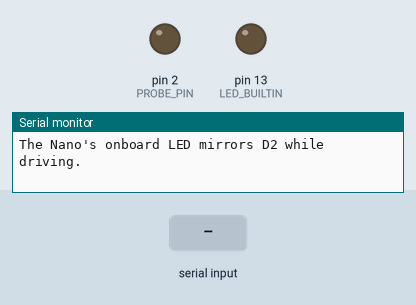
This sketch was run on a simulated Arduino Nano, built with avr-gcc and run on an emulated ATmega328P. On the bench: output pins drawn as LEDs (lit = HIGH), the last lines printed to the serial monitor. Dashed ring = blinking. Inputs (shaded band) come from the test bench.

Above: at 1.2 s.
1.3 s: "b\n" received over Serial
At 1.7 s:
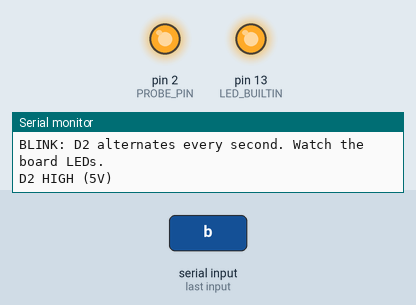
4.3 s: "s\n" received over Serial
At 5.2 s:
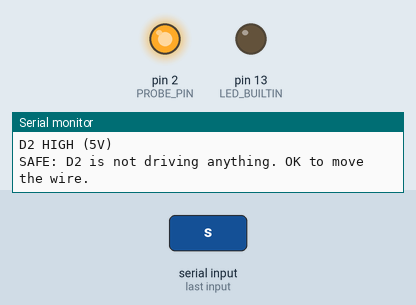
5.8 s: "B\n" received over Serial
At 6.3 s:
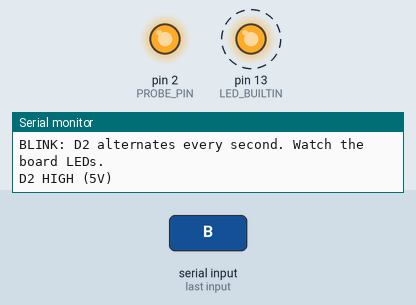
8.8 s: "S\n" received over Serial
At 8.8 s:
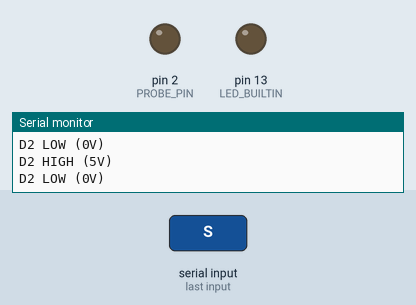
Timing chart, 0 to 11.3 s (numbered marks = the images above; inputs shaded):
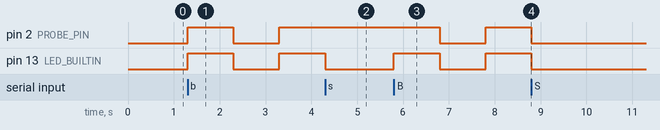

Measured:
- after the input at 1.3 s, pin 2 (PROBE_PIN), pin 13 (LED_BUILTIN): LOW → HIGH at once, → LOW 1.0 s later, → HIGH 1.0 s later
- after the input at 4.3 s, pin 2 (PROBE_PIN): stays HIGH (without the input it goes to LOW after 0.00 s); pin 13 (LED_BUILTIN): goes on until 4.3 s, then stays LOW
- after the input at 5.8 s, pin 2 (PROBE_PIN): HIGH → LOW after 1.0 s, → HIGH 1.0 s later, → LOW 1.0 s later; pin 13 (LED_BUILTIN): alternates HIGH for 1.0 s and LOW for 1.0 s, starting at once
- after the input at 8.8 s, pin 2 (PROBE_PIN), pin 13 (LED_BUILTIN): stays LOW (without the input it goes to HIGH after 1.0 s)

The sketch:

pin_mapper.ino
```cpp
// DB25 pin mapper for the JP-3163B controller box.
//
// One jumper wire goes from the Nano's D2 to one socket of the box's DB25 port,
// and a second wire goes from the Nano's GND to DB25 pin 25 (a ground pin).
// The sketch drives or reads D2 so you can see which board LED or signal each DB25
// pin is. Move the D2 wire from pin to pin and record what happens.
//
// Safety: motor cables unplugged (with the box off), VFD unplugged from the wall,
// pump socket empty. The Nano is powered from USB only. Never connect it to the box's
// 24V or VCC terminals.
//
// Serial Monitor: 115200 baud. Commands (type the letter and press Enter):
//   b  blink  - D2 alternates HIGH/LOW every second (use this for output pins)
//   h  high   - hold D2 HIGH (5V)
//   l  low    - hold D2 LOW (0V)
//   r  read   - D2 becomes an input with a pull-up, prints changes (use for E-stop / limit pins)
//   s  safe   - D2 stops driving anything (the default at power-up)
//   ?  help

const uint8_t PROBE_PIN = 2;
const unsigned long BLINK_MS = 1000;
const unsigned long DEBOUNCE_MS = 20;

enum Mode { SAFE, BLINK, HOLD_HIGH, HOLD_LOW, READ };
Mode mode = SAFE;

bool blinkState = false;
unsigned long lastToggle = 0;

int lastReading = -1;
int stableReading = -1;
unsigned long lastChange = 0;

void printHelp() {
  Serial.println(F("--- DB25 pin mapper (probe = D2) ---"));
  Serial.println(F("b = blink   h = hold HIGH   l = hold LOW"));
  Serial.println(F("r = read input (E-stop/limits)   s = safe (stop driving)   ? = help"));
  Serial.println(F("The Nano's onboard LED mirrors D2 while driving."));
}

void setMode(Mode m) {
  mode = m;
  switch (m) {
    case SAFE:
      pinMode(PROBE_PIN, INPUT);
      digitalWrite(LED_BUILTIN, LOW);
      Serial.println(F("SAFE: D2 is not driving anything. OK to move the wire."));
      break;
    case BLINK:
      pinMode(PROBE_PIN, OUTPUT);
      blinkState = false;
      lastToggle = millis() - BLINK_MS;  // toggle right away
      Serial.println(F("BLINK: D2 alternates every second. Watch the board LEDs."));
      break;
    case HOLD_HIGH:
      pinMode(PROBE_PIN, OUTPUT);
      digitalWrite(PROBE_PIN, HIGH);
      digitalWrite(LED_BUILTIN, HIGH);
      Serial.println(F("HIGH: D2 held at 5V."));
      break;
    case HOLD_LOW:
      pinMode(PROBE_PIN, OUTPUT);
      digitalWrite(PROBE_PIN, LOW);
      digitalWrite(LED_BUILTIN, LOW);
      Serial.println(F("LOW: D2 held at 0V."));
      break;
    case READ:
      pinMode(PROBE_PIN, INPUT_PULLUP);
      digitalWrite(LED_BUILTIN, LOW);
      lastReading = -1;
      stableReading = -1;
      Serial.println(F("READ: reporting D2 changes. Press/release the E-stop."));
      break;
  }
}

void handleCommand(char c) {
  switch (c) {
    case 'b': case 'B': setMode(BLINK); break;
    case 'h': case 'H': setMode(HOLD_HIGH); break;
    case 'l': case 'L': setMode(HOLD_LOW); break;
    case 'r': case 'R': setMode(READ); break;
    case 's': case 'S': setMode(SAFE); break;
    case '?': printHelp(); break;
    case '\r': case '\n': case ' ': break;
    default:
      Serial.print(F("Unknown command: "));
      Serial.println(c);
      printHelp();
  }
}

void setup() {
  pinMode(LED_BUILTIN, OUTPUT);
  Serial.begin(115200);
  setMode(SAFE);
  printHelp();
}

void loop() {
  while (Serial.available()) {
    handleCommand(Serial.read());
  }

  unsigned long now = millis();

  if (mode == BLINK && now - lastToggle >= BLINK_MS) {
    lastToggle = now;
    blinkState = !blinkState;
    digitalWrite(PROBE_PIN, blinkState ? HIGH : LOW);
    digitalWrite(LED_BUILTIN, blinkState ? HIGH : LOW);
    Serial.println(blinkState ? F("D2 HIGH (5V)") : F("D2 LOW (0V)"));
  }

  if (mode == READ) {
    int reading = digitalRead(PROBE_PIN);
    if (reading != lastReading) {
      lastReading = reading;
      lastChange = now;
    }
    if (reading != stableReading && now - lastChange >= DEBOUNCE_MS) {
      stableReading = reading;
      Serial.println(reading == HIGH ? F("D2 reads HIGH") : F("D2 reads LOW"));
    }
  }
}
```
